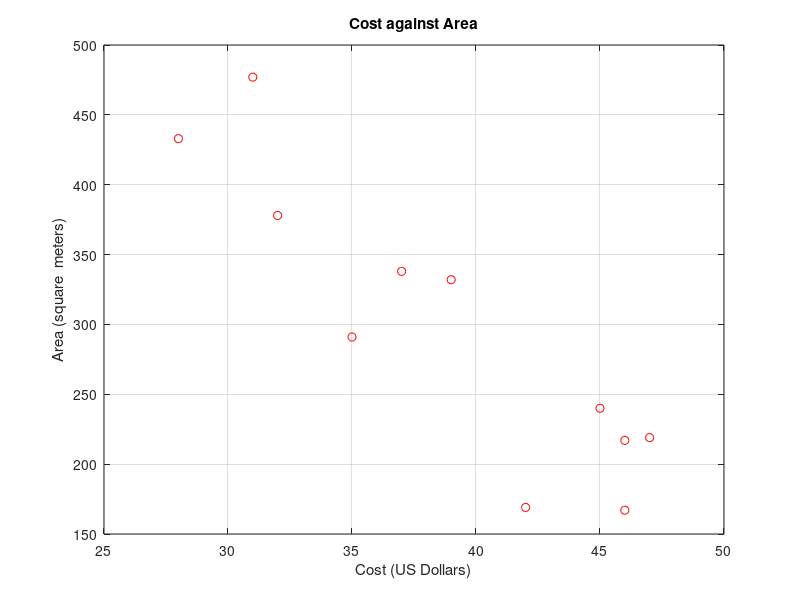

MATLAB code to generate this figure: (Note: this script raises an error after producing the figure.)
%%%%%%%%%%%%%%%%%%%%%%%%%%%%%%%%%%%%%%%%%%%%%%%%%%%%%%%%%%%%%%%%%%%%%
% ENGR 132 
% Program Description 
% Script for MATLAB Skills - Plots
%
% Assignment Information
%   Assignment:     A06, Problem 1
%   Author:         Samuel Morales, moral37@purdue.edu
%   Team ID:        024-##
%   Academic Integrity:
%     [] I worked with one or more peers but our collaboration
%        maintained academic integrity.
%%%%%%%%%%%%%%%%%%%%%%%%%%%%%%%%%%%%%%%%%%%%%%%%%%%%%%%%%%%%%%%%%%%%%


%% ____________________
%% INITIALIZATION
clear
clc
x = [31, 28, 32, 37, 39, 35, 45, 47, 46, 42, 46]; %Cost in US Dollars
y1 = [477, 433, 378, 338, 332, 291, 240, 219, 217, 169, 167]; %Area of y1 in square meters
y2 = [230, 200, 179, 166, 159, 143, 135, 110, 103, 87, 78]; %Area of y2 in square meters


%% ____________________
%% FIGURE 1
figure(1)
plot(x,y1, 'ro')
    title("Cost against Area")
    xlabel("Cost (US Dollars)")
    ylabel("Area (square  meters)")
grid on
%% ____________________
%% FIGURE 2
figure(2)
sgtitle('Cost of different Areas')
subplot(2,1,1)
    plot(x,y1,'ro')
        title("y1 against cost")
        xlabel("Cost (US Dollars)")
        ylabel("Area (square meters)")
grid on
subplot(2,1,2)
    plot(x,y2, 'bo')
        title("y2 against cost")
        xlabel("Cost (US Dollars)")
        ylabel("Area (square meters)")
grid on
%% ____________________
%% FIGURE 3
figure(3)
plot(x,y1,'ro')
    title("Area against cost")
    xlabel("Cost (US Dollar)")
    ylabel("Area (square meters)")
hold on
grid on
plot(x,y2,'b*')
legend('y1','y2')
hold off
%% ____________________
%% ACADEMIC INTEGRITY STATEMENT
% I have not used source code obtained from any other unauthorized
% source, either modified or unmodified. I have not provided
% access to my code to anyone in any way. The script I am 
% submitting is my own original work.





